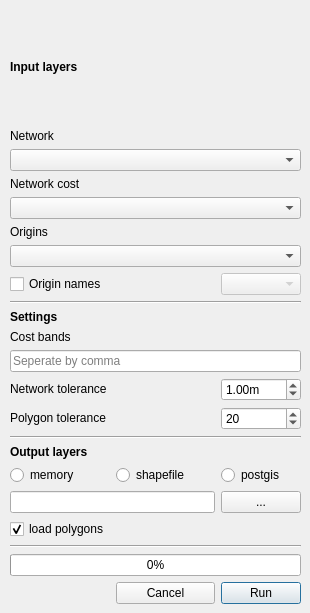
<?xml version="1.0" encoding="UTF-8"?>
<ui version="4.0">
 <class>CatchmentAnalyserDialogBase</class>
 <widget class="QDialog" name="CatchmentAnalyserDialogBase">
  <property name="geometry">
   <rect>
    <x>0</x>
    <y>0</y>
    <width>310</width>
    <height>613</height>
   </rect>
  </property>
  <property name="sizePolicy">
   <sizepolicy hsizetype="MinimumExpanding" vsizetype="MinimumExpanding">
    <horstretch>0</horstretch>
    <verstretch>0</verstretch>
   </sizepolicy>
  </property>
  <property name="minimumSize">
   <size>
    <width>310</width>
    <height>613</height>
   </size>
  </property>
  <property name="maximumSize">
   <size>
    <width>8000</width>
    <height>8000</height>
   </size>
  </property>
  <property name="windowTitle">
   <string>Catchment Analyser</string>
  </property>
  <property name="sizeGripEnabled">
   <bool>false</bool>
  </property>
  <property name="modal">
   <bool>false</bool>
  </property>
  <widget class="QWidget" name="layoutWidget">
   <property name="geometry">
    <rect>
     <x>10</x>
     <y>10</y>
     <width>291</width>
     <height>594</height>
    </rect>
   </property>
   <layout class="QGridLayout">
    <property name="sizeConstraint">
     <enum>QLayout::SetMaximumSize</enum>
    </property>
    <item row="23" column="2">
     <widget class="QPushButton" name="analysisButton">
      <property name="sizePolicy">
       <sizepolicy hsizetype="Fixed" vsizetype="Fixed">
        <horstretch>0</horstretch>
        <verstretch>0</verstretch>
       </sizepolicy>
      </property>
      <property name="focusPolicy">
       <enum>Qt::StrongFocus</enum>
      </property>
      <property name="text">
       <string>  Run  </string>
      </property>
      <property name="iconSize">
       <size>
        <width>16</width>
        <height>16</height>
       </size>
      </property>
      <property name="default">
       <bool>false</bool>
      </property>
      <property name="flat">
       <bool>false</bool>
      </property>
     </widget>
    </item>
    <item row="12" column="0" colspan="2">
     <widget class="QLabel" name="label_4">
      <property name="sizePolicy">
       <sizepolicy hsizetype="Minimum" vsizetype="Fixed">
        <horstretch>0</horstretch>
        <verstretch>0</verstretch>
       </sizepolicy>
      </property>
      <property name="text">
       <string>Cost bands</string>
      </property>
     </widget>
    </item>
    <item row="21" column="0" colspan="3">
     <widget class="Line" name="line_3">
      <property name="sizePolicy">
       <sizepolicy hsizetype="Minimum" vsizetype="Fixed">
        <horstretch>0</horstretch>
        <verstretch>0</verstretch>
       </sizepolicy>
      </property>
      <property name="orientation">
       <enum>Qt::Horizontal</enum>
      </property>
     </widget>
    </item>
    <item row="15" column="0" colspan="2">
     <widget class="QLabel" name="label_5">
      <property name="sizePolicy">
       <sizepolicy hsizetype="Minimum" vsizetype="Fixed">
        <horstretch>0</horstretch>
        <verstretch>0</verstretch>
       </sizepolicy>
      </property>
      <property name="text">
       <string>Polygon tolerance</string>
      </property>
     </widget>
    </item>
    <item row="6" column="0" colspan="3">
     <widget class="QComboBox" name="originsCombo">
      <property name="sizePolicy">
       <sizepolicy hsizetype="Minimum" vsizetype="Fixed">
        <horstretch>0</horstretch>
        <verstretch>0</verstretch>
       </sizepolicy>
      </property>
     </widget>
    </item>
    <item row="5" column="0" colspan="2">
     <widget class="QLabel" name="origin_layer">
      <property name="sizePolicy">
       <sizepolicy hsizetype="Minimum" vsizetype="Fixed">
        <horstretch>0</horstretch>
        <verstretch>0</verstretch>
       </sizepolicy>
      </property>
      <property name="text">
       <string>Origins</string>
      </property>
     </widget>
    </item>
    <item row="22" column="0" colspan="3">
     <widget class="QProgressBar" name="analysisProgress">
      <property name="sizePolicy">
       <sizepolicy hsizetype="Minimum" vsizetype="Fixed">
        <horstretch>0</horstretch>
        <verstretch>0</verstretch>
       </sizepolicy>
      </property>
      <property name="value">
       <number>0</number>
      </property>
     </widget>
    </item>
    <item row="9" column="2">
     <widget class="QComboBox" name="nameCombo">
      <property name="enabled">
       <bool>false</bool>
      </property>
      <property name="sizePolicy">
       <sizepolicy hsizetype="Minimum" vsizetype="Fixed">
        <horstretch>0</horstretch>
        <verstretch>0</verstretch>
       </sizepolicy>
      </property>
     </widget>
    </item>
    <item row="9" column="0" colspan="2">
     <widget class="QCheckBox" name="nameCheck">
      <property name="contextMenuPolicy">
       <enum>Qt::PreventContextMenu</enum>
      </property>
      <property name="text">
       <string>Origin names</string>
      </property>
      <property name="checked">
       <bool>false</bool>
      </property>
     </widget>
    </item>
    <item row="18" column="2">
     <widget class="QRadioButton" name="postgisRadioButton">
      <property name="text">
       <string>postgis</string>
      </property>
     </widget>
    </item>
    <item row="13" column="0" colspan="3">
     <widget class="QLineEdit" name="distancesText">
      <property name="sizePolicy">
       <sizepolicy hsizetype="Minimum" vsizetype="Fixed">
        <horstretch>0</horstretch>
        <verstretch>0</verstretch>
       </sizepolicy>
      </property>
      <property name="minimumSize">
       <size>
        <width>0</width>
        <height>0</height>
       </size>
      </property>
      <property name="acceptDrops">
       <bool>false</bool>
      </property>
      <property name="frame">
       <bool>true</bool>
      </property>
      <property name="cursorPosition">
       <number>0</number>
      </property>
      <property name="placeholderText">
       <string>Seperate by comma</string>
      </property>
      <property name="cursorMoveStyle">
       <enum>Qt::VisualMoveStyle</enum>
      </property>
     </widget>
    </item>
    <item row="0" column="0" colspan="2">
     <widget class="QLabel" name="label_2">
      <property name="font">
       <font>
        <weight>75</weight>
        <bold>true</bold>
       </font>
      </property>
      <property name="text">
       <string>Input layers</string>
      </property>
     </widget>
    </item>
    <item row="14" column="0" colspan="2">
     <widget class="QLabel" name="label">
      <property name="sizePolicy">
       <sizepolicy hsizetype="Minimum" vsizetype="Fixed">
        <horstretch>0</horstretch>
        <verstretch>0</verstretch>
       </sizepolicy>
      </property>
      <property name="text">
       <string>Network tolerance</string>
      </property>
     </widget>
    </item>
    <item row="23" column="1">
     <widget class="QPushButton" name="cancelButton">
      <property name="sizePolicy">
       <sizepolicy hsizetype="Minimum" vsizetype="Fixed">
        <horstretch>0</horstretch>
        <verstretch>0</verstretch>
       </sizepolicy>
      </property>
      <property name="focusPolicy">
       <enum>Qt::NoFocus</enum>
      </property>
      <property name="text">
       <string>Cancel</string>
      </property>
     </widget>
    </item>
    <item row="15" column="2">
     <widget class="QDoubleSpinBox" name="polygonTolSpin">
      <property name="sizePolicy">
       <sizepolicy hsizetype="Minimum" vsizetype="Fixed">
        <horstretch>0</horstretch>
        <verstretch>0</verstretch>
       </sizepolicy>
      </property>
      <property name="minimumSize">
       <size>
        <width>0</width>
        <height>0</height>
       </size>
      </property>
      <property name="decimals">
       <number>0</number>
      </property>
      <property name="maximum">
       <double>99.000000000000000</double>
      </property>
      <property name="singleStep">
       <double>1.000000000000000</double>
      </property>
      <property name="value">
       <double>20.000000000000000</double>
      </property>
     </widget>
    </item>
    <item row="18" column="1">
     <widget class="QRadioButton" name="shpRadioButton">
      <property name="text">
       <string>shapefile</string>
      </property>
     </widget>
    </item>
    <item row="11" column="0" colspan="2">
     <widget class="QLabel" name="label_6">
      <property name="sizePolicy">
       <sizepolicy hsizetype="Minimum" vsizetype="Fixed">
        <horstretch>0</horstretch>
        <verstretch>0</verstretch>
       </sizepolicy>
      </property>
      <property name="font">
       <font>
        <weight>75</weight>
        <bold>true</bold>
       </font>
      </property>
      <property name="text">
       <string>Settings</string>
      </property>
     </widget>
    </item>
    <item row="1" column="0" colspan="2">
     <widget class="QLabel" name="network_layer">
      <property name="sizePolicy">
       <sizepolicy hsizetype="Minimum" vsizetype="Fixed">
        <horstretch>0</horstretch>
        <verstretch>0</verstretch>
       </sizepolicy>
      </property>
      <property name="layoutDirection">
       <enum>Qt::RightToLeft</enum>
      </property>
      <property name="text">
       <string>Network </string>
      </property>
     </widget>
    </item>
    <item row="20" column="0" colspan="2">
     <widget class="QCheckBox" name="polygonCheck">
      <property name="text">
       <string>load polygons</string>
      </property>
      <property name="checked">
       <bool>true</bool>
      </property>
     </widget>
    </item>
    <item row="17" column="0" colspan="2">
     <widget class="QLabel" name="label_3">
      <property name="sizePolicy">
       <sizepolicy hsizetype="Minimum" vsizetype="Fixed">
        <horstretch>0</horstretch>
        <verstretch>0</verstretch>
       </sizepolicy>
      </property>
      <property name="font">
       <font>
        <weight>75</weight>
        <bold>true</bold>
       </font>
      </property>
      <property name="text">
       <string>Output layers</string>
      </property>
     </widget>
    </item>
    <item row="10" column="0" colspan="3">
     <widget class="Line" name="line">
      <property name="sizePolicy">
       <sizepolicy hsizetype="Minimum" vsizetype="Fixed">
        <horstretch>0</horstretch>
        <verstretch>0</verstretch>
       </sizepolicy>
      </property>
      <property name="orientation">
       <enum>Qt::Horizontal</enum>
      </property>
     </widget>
    </item>
    <item row="19" column="0" colspan="2">
     <widget class="QLineEdit" name="networkText">
      <property name="sizePolicy">
       <sizepolicy hsizetype="Minimum" vsizetype="Fixed">
        <horstretch>0</horstretch>
        <verstretch>0</verstretch>
       </sizepolicy>
      </property>
      <property name="minimumSize">
       <size>
        <width>0</width>
        <height>0</height>
       </size>
      </property>
     </widget>
    </item>
    <item row="19" column="2">
     <widget class="QPushButton" name="networkSaveButton">
      <property name="enabled">
       <bool>true</bool>
      </property>
      <property name="sizePolicy">
       <sizepolicy hsizetype="Fixed" vsizetype="Fixed">
        <horstretch>0</horstretch>
        <verstretch>0</verstretch>
       </sizepolicy>
      </property>
      <property name="minimumSize">
       <size>
        <width>0</width>
        <height>0</height>
       </size>
      </property>
      <property name="focusPolicy">
       <enum>Qt::NoFocus</enum>
      </property>
      <property name="contextMenuPolicy">
       <enum>Qt::DefaultContextMenu</enum>
      </property>
      <property name="acceptDrops">
       <bool>false</bool>
      </property>
      <property name="layoutDirection">
       <enum>Qt::RightToLeft</enum>
      </property>
      <property name="text">
       <string notr="true">...</string>
      </property>
      <property name="checkable">
       <bool>false</bool>
      </property>
      <property name="autoDefault">
       <bool>false</bool>
      </property>
      <property name="default">
       <bool>false</bool>
      </property>
      <property name="flat">
       <bool>false</bool>
      </property>
     </widget>
    </item>
    <item row="16" column="0" colspan="3">
     <widget class="Line" name="line_2">
      <property name="orientation">
       <enum>Qt::Horizontal</enum>
      </property>
     </widget>
    </item>
    <item row="2" column="0" colspan="3">
     <widget class="QComboBox" name="networkCombo">
      <property name="sizePolicy">
       <sizepolicy hsizetype="Minimum" vsizetype="Fixed">
        <horstretch>0</horstretch>
        <verstretch>0</verstretch>
       </sizepolicy>
      </property>
     </widget>
    </item>
    <item row="18" column="0">
     <widget class="QRadioButton" name="memoryRadioButton">
      <property name="text">
       <string>memory</string>
      </property>
     </widget>
    </item>
    <item row="4" column="0" colspan="3">
     <widget class="QComboBox" name="costCombo">
      <property name="enabled">
       <bool>true</bool>
      </property>
      <property name="sizePolicy">
       <sizepolicy hsizetype="Minimum" vsizetype="Fixed">
        <horstretch>0</horstretch>
        <verstretch>0</verstretch>
       </sizepolicy>
      </property>
     </widget>
    </item>
    <item row="14" column="2">
     <widget class="QDoubleSpinBox" name="networkTolSpin">
      <property name="sizePolicy">
       <sizepolicy hsizetype="Minimum" vsizetype="Fixed">
        <horstretch>0</horstretch>
        <verstretch>0</verstretch>
       </sizepolicy>
      </property>
      <property name="minimumSize">
       <size>
        <width>0</width>
        <height>0</height>
       </size>
      </property>
      <property name="suffix">
       <string>m</string>
      </property>
      <property name="maximum">
       <double>100.000000000000000</double>
      </property>
      <property name="singleStep">
       <double>0.100000000000000</double>
      </property>
      <property name="value">
       <double>1.000000000000000</double>
      </property>
     </widget>
    </item>
    <item row="3" column="0" colspan="2">
     <widget class="QLabel" name="label_7">
      <property name="sizePolicy">
       <sizepolicy hsizetype="Minimum" vsizetype="Fixed">
        <horstretch>0</horstretch>
        <verstretch>0</verstretch>
       </sizepolicy>
      </property>
      <property name="text">
       <string>Network cost</string>
      </property>
     </widget>
    </item>
   </layout>
  </widget>
 </widget>
 <resources/>
 <connections/>
</ui>
